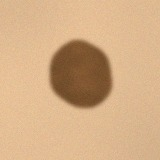
#> input picture data/images/benign/benign_0003.jpg, 160 x 160 px; its folder holds 4 pictures in this run
$ python train_cnn.py   (older library calls are emulated)
#> lines starting #> are read from the running program, lines starting #| are printed output that depends on the picture
#> in load, img is the input picture: shape (160, 160, 3); mean B, G, R 133.6, 173.4, 211.1
### src/tdp3d/volume.py
"""Build the 3D-TDP volume: a lesion image becomes a (D, H, W) tensor whose depth axis
holds D complementary 'views' (intensity, contrast, scale, edge, texture, colour)."""
import cv2
import numpy as np

SLICE_NAMES = ["Gray", "CLAHE", "Blur(s=2)", "Edge(Sobel)", "Laplacian",
               "Saturation", "Hue", "Local-Std"]


def _norm(x):
    return np.clip(x / (np.percentile(x, 99) + 1e-6), 0, 1).astype(np.float32)


def build_volume(img_bgr, size=128):
#> called with size = 64
    img = cv2.resize(img_bgr, (size, size), interpolation=cv2.INTER_AREA)
#> img: shape (64, 64, 3)
    gray = cv2.cvtColor(img, cv2.COLOR_BGR2GRAY)
    hsv = cv2.cvtColor(img, cv2.COLOR_BGR2HSV)
#> hsv: shape (64, 64, 3); mean H, S, V 15.4, 97.1, 211.1
    gf = gray.astype(np.float32)
    clahe = cv2.createCLAHE(2.0, (8, 8)).apply(gray)
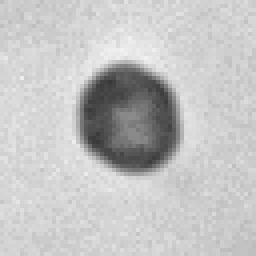
#> clahe: shape (64, 64) (shown 4 times larger); min 56, max 241, mean 195.2
    blur = cv2.GaussianBlur(gf, (0, 0), 2)
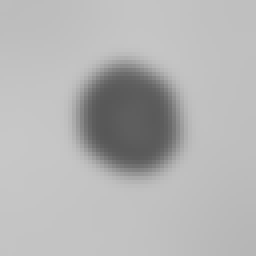
#> blur: shape (64, 64) float32 (shown 4 times larger); min 87.76, max 199.5, mean 180.2
    gx = cv2.Sobel(gf, cv2.CV_32F, 1, 0, ksize=3)
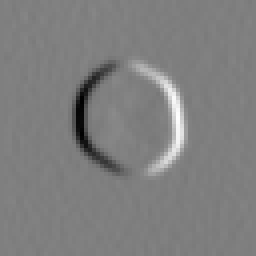
#> gx: shape (64, 64) float32 (shown 4 times larger); min -334, max 333, mean -0.8; drawn with min black and max white
    gy = cv2.Sobel(gf, cv2.CV_32F, 0, 1, ksize=3)
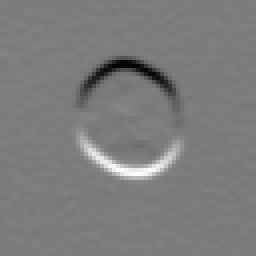
#> gy: shape (64, 64) float32 (shown 4 times larger); min -307, max 320, mean -0.1; drawn with min black and max white
    lap = np.abs(cv2.Laplacian(cv2.GaussianBlur(gf, (0, 0), 1), cv2.CV_32F))
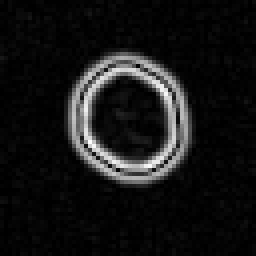
#> lap: shape (64, 64) float32 (shown 4 times larger); min 3.05e-05, max 18.74, mean 1.58; drawn with min black and max white
    mu = cv2.blur(gf, (7, 7))
    std = np.sqrt(np.maximum(cv2.blur(gf * gf, (7, 7)) - mu ** 2, 0))
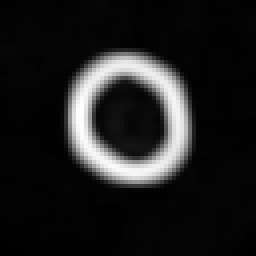
#> std: shape (64, 64) float32 (shown 4 times larger); min 0.566, max 47.41, mean 6.2; drawn with min black and max white
    vol = np.stack([
        gf / 255.0, clahe / 255.0, blur / 255.0,
        _norm(np.hypot(gx, gy)), _norm(lap),
        hsv[..., 1] / 255.0, hsv[..., 0] / 179.0, _norm(std),
    ]).astype(np.float32)
#> in _norm (call 2), `return np.clip(x / (np.percentile(x, 99) + 1e-6), 0, 1).astype(np.floa..`:
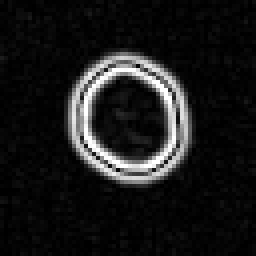
#> returned value: shape (64, 64) float32 (shown 4 times larger); min 1.96e-06, max 1, mean 0.101
    return img, vol

### train_cnn.py
"""OPTIONAL deep-learning variant: a small 3D CNN (Conv3d) on the same 3D-TDP volumes.

    pip install -r requirements-cnn.txt
    python train_cnn.py --epochs 25

NOTE: this variant needs PyTorch and is NOT used by the web app / Docker image
(the main pipeline uses the lightweight 3D-TDP descriptor + classical classifier).
"""
import argparse
import sys
from pathlib import Path

import cv2
import numpy as np
import torch
import torch.nn as nn
from sklearn.metrics import accuracy_score, roc_auc_score
from sklearn.model_selection import train_test_split

sys.path.insert(0, str(Path(__file__).parent / "src"))
from tdp3d import build_volume  # noqa: E402

SIZE = 64


class Tdp3DCNN(nn.Module):
    def __init__(self):
        super().__init__()

        def blk(i, o):
            return nn.Sequential(nn.Conv3d(i, o, 3, padding=1), nn.BatchNorm3d(o), nn.ReLU(),
                                 nn.MaxPool3d((1, 2, 2)))
        self.features = nn.Sequential(blk(1, 16), blk(16, 32), blk(32, 64))
        self.head = nn.Sequential(nn.AdaptiveAvgPool3d(1), nn.Flatten(), nn.Dropout(0.3), nn.Linear(64, 2))

    def forward(self, x):  # x: (B, 1, D=8, H, W)
        return self.head(self.features(x))


def load(root):
    X, y = [], []
    for label, c in enumerate(["benign", "malignant"]):
        for p in sorted((Path(root) / c).glob("*")):
            img = cv2.imread(str(p))
            if img is not None:
                X.append(build_volume(img, SIZE)[1][None]); y.append(label)
    return np.stack(X).astype(np.float32), np.array(y)


def main():
    ap = argparse.ArgumentParser()
    ap.add_argument("--data", default="data/images")
    ap.add_argument("--epochs", type=int, default=25)
    ap.add_argument("--bs", type=int, default=32)
    a = ap.parse_args()
    X, y = load(a.data)
    Xtr, Xte, ytr, yte = train_test_split(X, y, test_size=0.2, stratify=y, random_state=42)
    dev = "cuda" if torch.cuda.is_available() else "cpu"
    net, opt = Tdp3DCNN().to(dev), None
    opt = torch.optim.Adam(net.parameters(), 1e-3)
    lossf = nn.CrossEntropyLoss()
    Xtr_t, ytr_t = torch.tensor(Xtr), torch.tensor(ytr)
    for ep in range(a.epochs):
        net.train(); perm = torch.randperm(len(Xtr_t))
        for i in range(0, len(perm), a.bs):
            idx = perm[i:i + a.bs]
            xb, yb = Xtr_t[idx].to(dev), ytr_t[idx].to(dev)
            opt.zero_grad(); lossf(net(xb), yb).backward(); opt.step()
        net.eval()
        with torch.no_grad():
            p = torch.softmax(net(torch.tensor(Xte).to(dev)), 1)[:, 1].cpu().numpy()
        print(f"epoch {ep + 1:02d}  test acc {accuracy_score(yte, p > .5):.3f}  auc {roc_auc_score(yte, p):.3f}")
    Path("models").mkdir(exist_ok=True)
    torch.save(net.state_dict(), "models/tdp3d_cnn.pt")


if __name__ == "__main__":
    main()
#> (the call stopped at in main, `dev = "cuda" if torch.cuda.is_available() else "cpu"`: torch is not available in this run)
